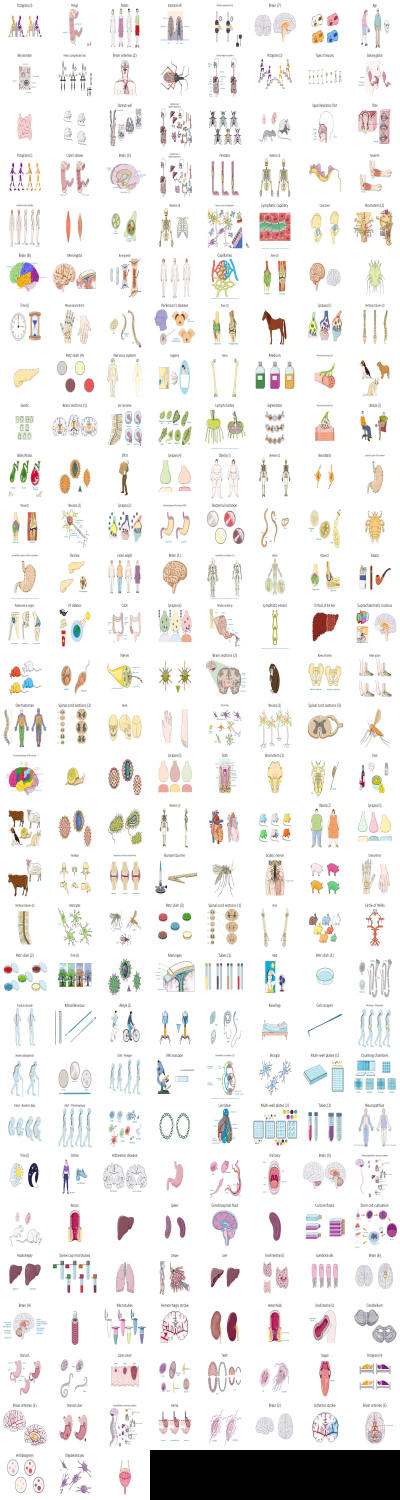
#> input picture collage.jpg, 2400 x 9000 px, given in place of Slide16.jpg, which was not available (shown at 1/6 size)
$ python list2filmstrip.py
#> lines starting #> are read from the running program, lines starting #| are printed output that depends on the picture
#!/usr/bin/env python
"""
Make a horizontal filmstrip image from thumbnails of all the images in the list file
"""
import os
import argparse
from PIL import Image

def load_images_from_list(list_file):
    """
    Load the file paths from the list file provided
    """
#> called with list_file = 'images.rgb.hsv.csv'
    all_images = []
    with open(list_file) as f:
#> (reads images.rgb.hsv.csv from the repository)
        for line in f:
            filepath = line.split(',')[0].strip()
            all_images.append(filepath)
    return(all_images)

def save_image_list_preview(images, output_file, x = 300, y = 300):
    """
    Create a horizontally concatenated filmstrip image of thumbnails of all the images

    Parameters
    ----------
    images: list
        a list of paths to image files


    https://stackoverflow.com/questions/30227466/combine-several-images-horizontally-with-python
    """
#> called with output_file = 'filmstrip.jpg', x = 300, y = 300
    new_images = []
    for image in images:
        resized = Image.open(image).resize((x, y))
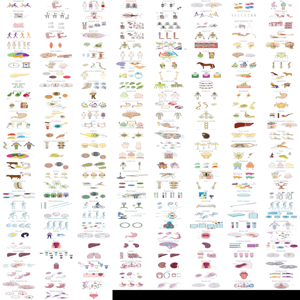
#> resized: PIL image 300x300 RGB; mean R, G, B 238.6, 236.2, 234.5
        new_images.append(resized)
#> pass 2 of the loop in save_image_list_preview, `for image in images:`:
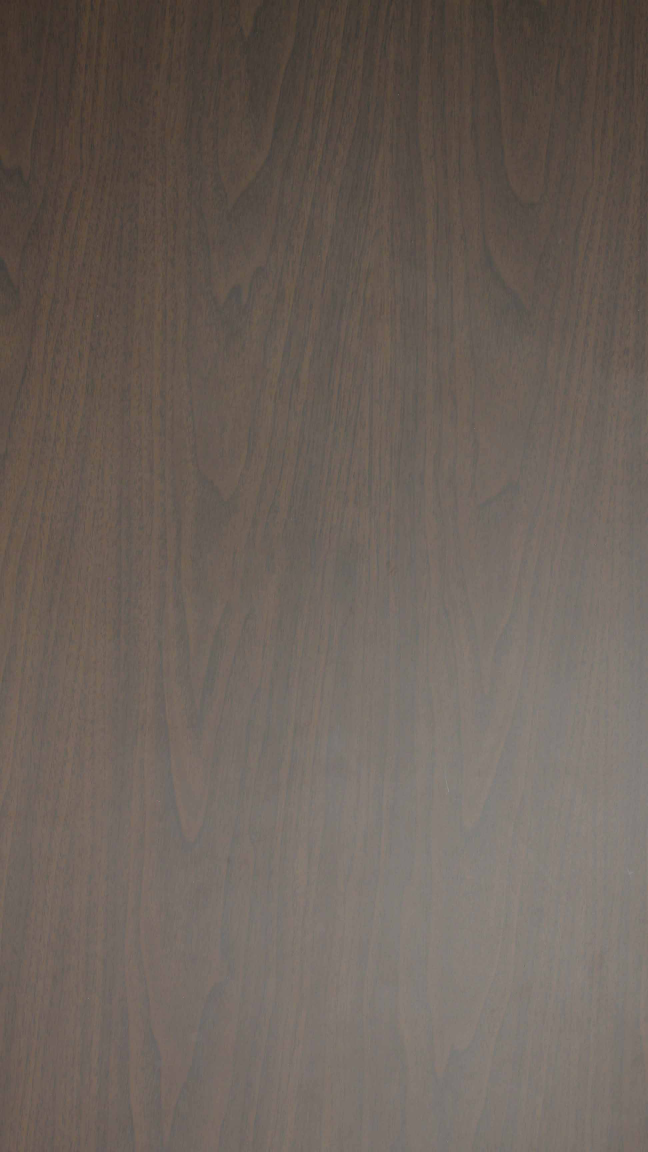
#> input picture ignore-pixels-woodgrain.jpg, 1944 x 3456 px, given in place of Slide33.jpg, which was not available (shown at 1/3 size)
#> in save_image_list_preview, `resized = Image.open(image).resize((x, y))`:
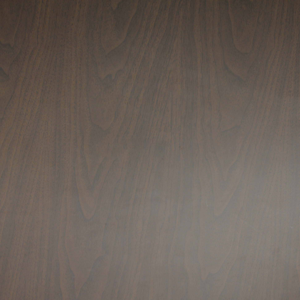
#> resized: PIL image 300x300 RGB; mean R, G, B 107.8, 97.4, 89.9

    widths, heights = zip(*(i.size for i in new_images))
    total_width = sum(widths)
    max_height = max(heights)
    new_im = Image.new('RGB', (total_width, max_height))
    x_offset = 0
    for im in new_images:
        new_im.paste(im, (x_offset,0))
        x_offset += im.size[0]
    new_im.save(output_file)

def main(**kwargs):
    """
    Main control function for the program
    """
    input_file = kwargs.pop('input_file') # file with list of images
    output_file = kwargs.pop('output_file') # file to write sorted list to
    x = int(kwargs.pop('x')) # file to write sorted list to
    y = int(kwargs.pop('y')) # file to write sorted list to

    # get images from list file
    all_images = load_images_from_list(list_file = input_file)

    save_image_list_preview(
        images = all_images,
        output_file = output_file,
        x = x,
        y = y
        )

def parse():
    """
    Parses script args
    """
    parser = argparse.ArgumentParser(
        description='Generate filmstrip from list of images')
    parser.add_argument("-i",
        default = "images.rgb.hsv.csv",
        dest = 'input_file',
        help = "Input list file")
    parser.add_argument("-o",
        default = "filmstrip.jpg",
        dest = 'output_file',
        help = "Output file")
    parser.add_argument("-x",
        default = 300,
        dest = 'x',
        help = "Width of each image in filmstrip")
    parser.add_argument("-y",
        default = 300,
        dest = 'y',
        help = "Height of each image in filmstrip")

    args = parser.parse_args()

    main(**vars(args))

if __name__ == '__main__':
#> (the run stopped early here; a loop or call above may not have finished)
